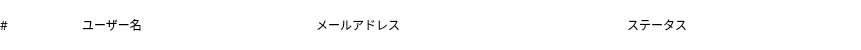
<?xml version="1.0" encoding="UTF-8"?>
<ui version="4.0">
 <class>UserItem</class>
 <widget class="QWidget" name="UserItem">
  <property name="geometry">
   <rect>
    <x>0</x>
    <y>0</y>
    <width>861</width>
    <height>50</height>
   </rect>
  </property>
  <property name="minimumSize">
   <size>
    <width>0</width>
    <height>50</height>
   </size>
  </property>
  <property name="windowTitle">
   <string>Form</string>
  </property>
  <property name="styleSheet">
   <string notr="true">background-color: #fff;
border-radius: 4px;
</string>
  </property>
  <widget class="QWidget" name="widget_2" native="true">
   <property name="geometry">
    <rect>
     <x>0</x>
     <y>0</y>
     <width>861</width>
     <height>50</height>
    </rect>
   </property>
   <property name="minimumSize">
    <size>
     <width>861</width>
     <height>50</height>
    </size>
   </property>
   <property name="maximumSize">
    <size>
     <width>861</width>
     <height>50</height>
    </size>
   </property>
   <layout class="QHBoxLayout" name="horizontalLayout_2">
    <item>
     <widget class="QLabel" name="idLabel">
      <property name="sizePolicy">
       <sizepolicy hsizetype="Preferred" vsizetype="Preferred">
        <horstretch>1</horstretch>
        <verstretch>0</verstretch>
       </sizepolicy>
      </property>
      <property name="font">
       <font>
        <family>Source Sans 3 Medium</family>
       </font>
      </property>
      <property name="text">
       <string>#</string>
      </property>
     </widget>
    </item>
    <item>
     <widget class="QLabel" name="nameLabel">
      <property name="sizePolicy">
       <sizepolicy hsizetype="Preferred" vsizetype="Preferred">
        <horstretch>3</horstretch>
        <verstretch>0</verstretch>
       </sizepolicy>
      </property>
      <property name="font">
       <font>
        <family>Source Sans 3</family>
       </font>
      </property>
      <property name="styleSheet">
       <string notr="true"/>
      </property>
      <property name="text">
       <string>ユーザー名</string>
      </property>
     </widget>
    </item>
    <item>
     <widget class="QLabel" name="emailLabel">
      <property name="sizePolicy">
       <sizepolicy hsizetype="Preferred" vsizetype="Preferred">
        <horstretch>4</horstretch>
        <verstretch>0</verstretch>
       </sizepolicy>
      </property>
      <property name="font">
       <font>
        <family>Source Sans 3 Medium</family>
       </font>
      </property>
      <property name="text">
       <string>メールアドレス</string>
      </property>
     </widget>
    </item>
    <item>
     <widget class="QLabel" name="statusLable">
      <property name="sizePolicy">
       <sizepolicy hsizetype="Preferred" vsizetype="Preferred">
        <horstretch>1</horstretch>
        <verstretch>0</verstretch>
       </sizepolicy>
      </property>
      <property name="font">
       <font>
        <family>Source Sans 3</family>
       </font>
      </property>
      <property name="text">
       <string>ステータス</string>
      </property>
     </widget>
    </item>
    <item>
     <widget class="QWidget" name="widget" native="true">
      <property name="sizePolicy">
       <sizepolicy hsizetype="Preferred" vsizetype="Preferred">
        <horstretch>2</horstretch>
        <verstretch>0</verstretch>
       </sizepolicy>
      </property>
      <layout class="QHBoxLayout" name="horizontalLayout">
       <property name="topMargin">
        <number>0</number>
       </property>
       <property name="bottomMargin">
        <number>0</number>
       </property>
       <item>
        <widget class="QPushButton" name="deleteButton">
         <property name="cursor">
          <cursorShape>PointingHandCursor</cursorShape>
         </property>
         <property name="text">
          <string/>
         </property>
         <property name="icon">
          <iconset resource="resource.qrc">
           <normaloff>:/img/img/delete.svg</normaloff>:/img/img/delete.svg</iconset>
         </property>
        </widget>
       </item>
       <item>
        <widget class="QPushButton" name="blockButton">
         <property name="cursor">
          <cursorShape>PointingHandCursor</cursorShape>
         </property>
         <property name="text">
          <string/>
         </property>
         <property name="icon">
          <iconset resource="resource.qrc">
           <normaloff>:/img/img/block.svg</normaloff>:/img/img/block.svg</iconset>
         </property>
        </widget>
       </item>
       <item>
        <widget class="QPushButton" name="unBlockButton">
         <property name="cursor">
          <cursorShape>PointingHandCursor</cursorShape>
         </property>
         <property name="text">
          <string/>
         </property>
         <property name="icon">
          <iconset resource="resource.qrc">
           <normaloff>:/img/img/unblock.svg</normaloff>:/img/img/unblock.svg</iconset>
         </property>
        </widget>
       </item>
      </layout>
     </widget>
    </item>
   </layout>
  </widget>
 </widget>
 <resources>
  <include location="resource.qrc"/>
 </resources>
 <connections/>
</ui>
